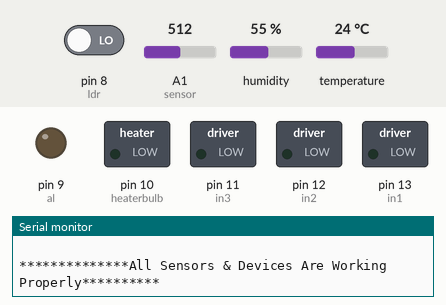
The sketch below on a simulated Arduino Uno, built with avr-gcc and run on an emulated ATmega328P. Parts: switched loads named in the sketch (green lamp = pin HIGH), output pins drawn as LEDs (lit = HIGH), the last lines printed to the serial monitor. Wiring (inferred from the names in the program): DHT11 sensor: data A0. The inputs (shaded band) are chosen by the test bench; at power-on: humidity 55 %, A1 (sensor) = 512, pin 8 (ldr) LOW, temperature 24 °C. Pins used as bus, display or sensor lines are not drawn.

Above: at 1.7 s.
1.8 s: humidity set to 51 %
5.5 s: humidity set to 47 %
At 6.7 s:
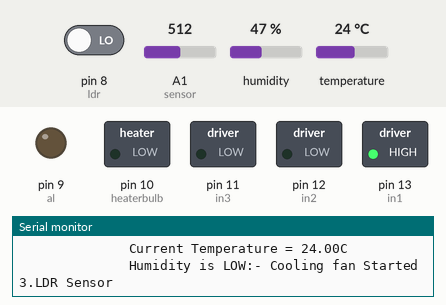
7.1 s: A1 (sensor) set to 271
10.8 s: A1 (sensor) set to 247
At 12.1 s:
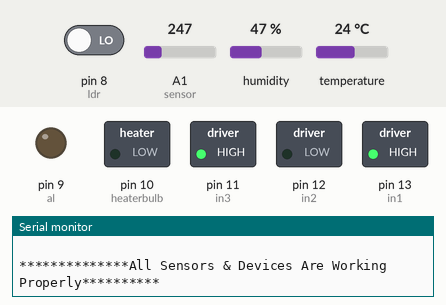
13.1 s: pin 8 (ldr) driven HIGH
At 14.3 s:
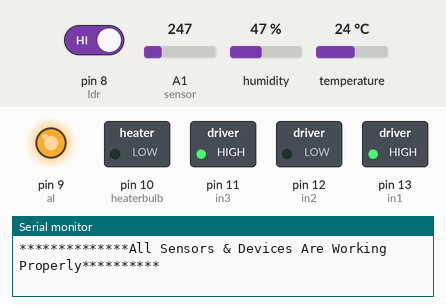
15.2 s: temperature set to 19 °C
18.9 s: temperature set to 16 °C
At 19.5 s:
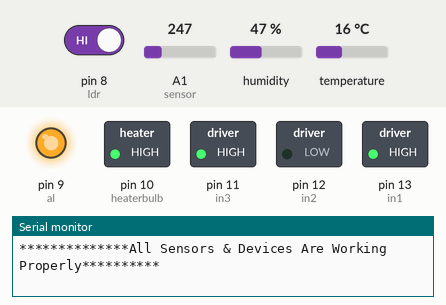
Timing chart, 0 to 21.6 s (numbered marks = the images above; inputs shaded):
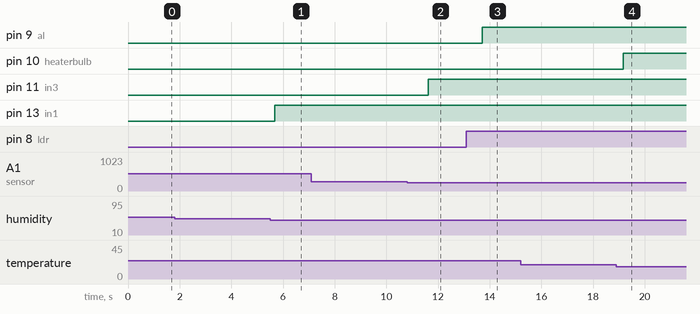

The sketch:

sketch_apr13a.ino
```cpp
float moisture;
int in3        =11;                      //water pump

#include <dht.h>
#define dht_apin A0                                   // Analog Pin sensor is connected to
dht DHT;
int in1        =13;                      //l293d
int in2        =12;                      //cooling & exaust
int heaterbulb =10;

int ldr=8;
int ldrstate=0;
int al=9;


void setup() {
  pinMode(in3,OUTPUT);
  pinMode(in1,OUTPUT);
  pinMode(in2,OUTPUT);
  pinMode(heaterbulb,OUTPUT);
  pinMode(ldr,INPUT);
  pinMode(al,OUTPUT);

  Serial.begin(9600);                                  // serial initialization
delay(500);
}

void loop() {
{
  {
Serial.println("1.Soil Moisture Sensor");
Serial.println("  ");

moisture=analogRead(A1);                               // Soil moisture sensor
moisture=moisture/204.6;
moisture=moisture*20;
Serial.print("              Moisture of soil(%)= ");
Serial.print(moisture);
Serial.println("%  ");
}
if(moisture<25)
{
 Serial.print("              ");
 Serial.print("Soil Moisture Decreased:-");
 digitalWrite(in3,HIGH);
 Serial.println("Water Pump in Start");

}
else
{
 digitalWrite(in3,LOW);
}

{
Serial.println("        ");
Serial.println("2.DHT11 Humidity & Temperature Sensor");

DHT.read11(dht_apin);
Serial.print("              ");
Serial.print("Current Humidity = ");
Serial.print(DHT.humidity);
Serial.println("%  ");
Serial.print("              ");
Serial.print("Current Temperature = ");
Serial.print(DHT.temperature);
Serial.println("C  ");
{
 if(DHT.humidity<50)
    {
    digitalWrite(in1,HIGH);
    digitalWrite(in2,LOW);
    Serial.print("              ");
    Serial.print("Humidity is LOW:- Cooling fan Started");      //Dht11 humidity
    Serial.println(" ");
    }
    else if(DHT.humidity>70)
    {
      digitalWrite(in1,LOW);
      digitalWrite(in2,HIGH);
    Serial.print("              ");
    Serial.println("Humidity is HIGH:- Exaust fan Started");
    }
    else
    {
    digitalWrite(in1,LOW);
    digitalWrite(in2,LOW);
     }
}
 if(DHT.temperature<18)
    {
      digitalWrite(heaterbulb,HIGH);
      Serial.print("              ");
      Serial.println("Temperature is LOW :-Heater Started");             //Dht11 temperature

    }
   else if(DHT.temperature>38)
    {
      digitalWrite(in1,HIGH);//Fastest should be once every two seconds.
      Serial.print("              ");
      Serial.println("Temperature is HIGH :-Cooling Fan Started");
    }
    else
    {
     digitalWrite(heaterbulb,LOW);
    }

Serial.println("3.LDR Sensor");

ldrstate=digitalRead(ldr);
if(ldrstate==1)
{
  Serial.print("              ");
  digitalWrite(al,HIGH);
  Serial.println("Low Sunlight :-Artificial Light Started");

}
else
{
    digitalWrite(al,LOW);

  Serial.print("              ");
  Serial.println("Required Sunlight present");
  Serial.println("              ");
}
if (moisture>=30 & DHT.humidity>=50<=70 & DHT.temperature>=18<=38 & ldrstate==0 )
{
  Serial.println("All Conditions Are Controlled");
  Serial.println("    ");

}
}
Serial.print("*******");
Serial.println("*******All Sensors & Devices Are Working Properly**********");
Serial.println("");

}
delay(500);
}
```

Measured:
- the behaviour switches between 50 and 49 % on humidity (found by bisection; images 0 and 1)
- the behaviour switches between 256 and 255 on A1 (sensor) (found by bisection; images 1 and 2)
- the behaviour switches between 18 and 17 °C on temperature (found by bisection; images 3 and 4)
- after the input at 5.5 s, pin 13 (in1): LOW → HIGH after 0.17 s
- after the input at 10.8 s, pin 11 (in3): LOW → HIGH after 0.83 s
- after the input at 13.1 s, pin 9 (al): LOW → HIGH after 0.62 s
- after the input at 18.9 s, pin 10 (heaterbulb): LOW → HIGH after 0.28 s
